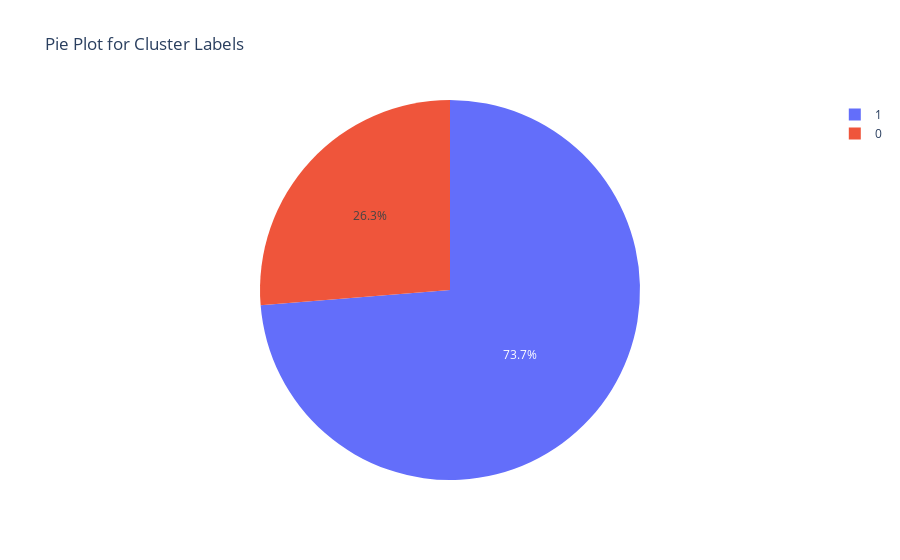

This figure's notebook cell:
### Code cell
labels_pie_plot(data_cluster)

### Figure 1 — Plotly figure (JSON) as saved in the notebook; plotly's stock layout.template omitted (floating-point values rounded to 4 significant figures)
{"data": [{"domain": {"x": [0, 1], "y": [0, 1]}, "hovertemplate": "Cluster Labels=%{label}<br>value=%{value}<extra></extra>", "labels": [1, 0], "legendgroup": "", "name": "", "showlegend": true, "type": "pie", "values": [544, 194]}], "layout": {"legend": {"tracegroupgap": 0}, "title": {"text": "Pie Plot for Cluster Labels"}}}
